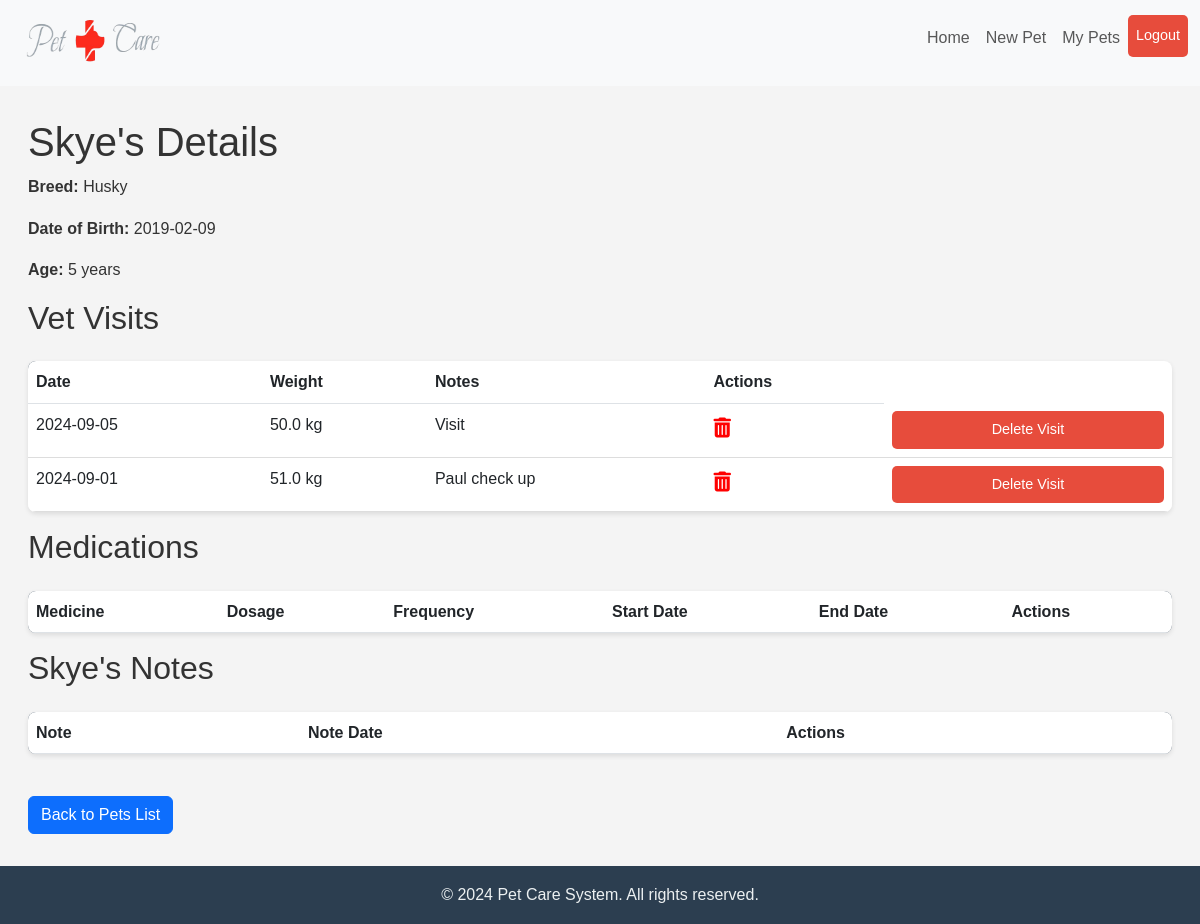
/pet/1 (signed in), run on an earlier commit of the app's database.
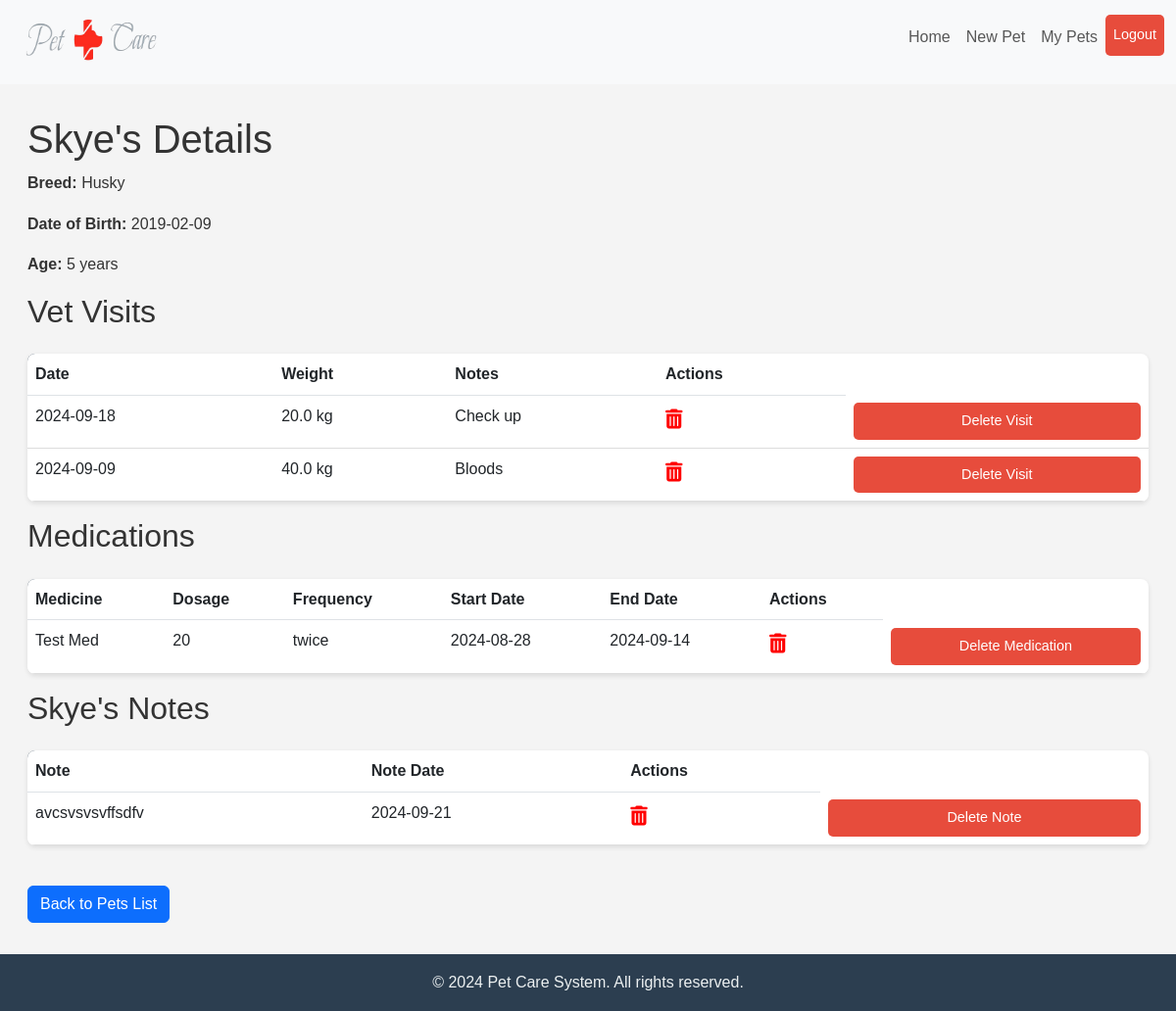
And on a later commit of the database.
### app.py (models this page shows)
class VetVisit(db.Model):
    __tablename__ = 'vet_visits'
    id = db.Column(db.Integer, primary_key=True, autoincrement=True)
    pet_id = db.Column(db.Integer, db.ForeignKey('pets.id'), nullable=False)
    visit_date = db.Column(db.Date, nullable=False)
    notes = db.Column(db.String(500))
    weight = db.Column(db.Float)

class Medicine(db.Model):
    __tablename__ = 'medicines'
    id = db.Column(db.Integer, primary_key=True, autoincrement=True)
    pet_id = db.Column(db.Integer, db.ForeignKey('pets.id'), nullable=False)
    medicine_name = db.Column(db.String(100), nullable=False)
    dosage = db.Column(db.String(50))
    frequency = db.Column(db.String(50))
    start_date = db.Column(db.Date, nullable=False)
    end_date = db.Column(db.Date)

class PetNote(db.Model):
    __tablename__ = 'pet_notes'
    id = db.Column(db.Integer, primary_key=True, autoincrement=True)
    pet_id = db.Column(db.Integer, db.ForeignKey('pets.id'), nullable=False)
    note_date = db.Column(db.Date, nullable=False)
    note_text = db.Column(db.String(500))

### app.py (the view)
@app.route('/pet/<int:pet_id>')
@login_required
def pet_details(pet_id):
    pet = Pet.query.get_or_404(pet_id)
    vetvisit = VetVisit.query.filter_by(pet_id=pet_id).all()
    medicine = Medicine.query.filter_by(pet_id=pet_id).all()
    notes = PetNote.query.filter_by(pet_id=pet_id).all()
    return render_template('pet_details.html', pet=pet, vetvisit=vetvisit, medicine=medicine, notes=notes)

### app.py (called while the page is built)
@login_manager.user_loader
def load_user(user_id):
    return User.query.get(int(user_id))

    def calculate_age(self):
        today = datetime.today().date()
        age = today.year - self.birthdate.year - ((today.month, today.day) < (self.birthdate.month, self.birthdate.day))
        return age

### templates/pet_details.html (shortened to what the changed rows need)
<!DOCTYPE html>
<html lang="en">
<head>
    <link rel="stylesheet" href="https://cdnjs.cloudflare.com/ajax/libs/font-awesome/6.0.0-beta3/css/all.min.css">
    <link href="https://cdn.jsdelivr.net/npm/bootstrap@5.3.0/dist/css/bootstrap.min.css" rel="stylesheet">
    <link rel="stylesheet" href="{{ url_for('static', filename='pet_details.css') }}">
</head>
<body>
    <main>
        <div class="container">
            <h1 class="page-title">{{ pet.name }}'s Details</h1>
            <h2 class="section-title">Vet Visits</h2>
            <table class="table">
                <thead>
                    <tr>
                        <th>Date</th>
                        <th>Weight</th>
                        <th>Notes</th>
                        <th class="desktop-only">Actions</th>
                    </tr>
                </thead>
                <tbody>
                    {% for visit in vetvisit %}
                        <tr>
                            <td data-label="Date">{{ visit.visit_date.strftime('%Y-%m-%d') }}</td>
                            <td data-label="Weight">{{ visit.weight }} kg</td>
                            <td data-label="Notes">{{ visit.notes }}</td>
                            <td class="desktop-only" data-label="Actions">
                                <div class="actions">
                                    <a href="{{ url_for('delete_visit', visit_id=visit.id, pet_id=pet.id) }}" onclick="return confirmDelete('{{pet.name}}');" class="btn-trash">
                                        <i class="fa-solid fa-trash-can"></i>
                                    </a>
                                </div>
                            </td>
                            <td class="mobile-only">
                                <a class="nav-link btn btn-danger text-white" href="{{ url_for('delete_visit', visit_id=visit.id, pet_id=pet.id) }}" onclick="return confirmDelete('{{pet.name}}');">Delete Visit</a>
                            </td>
                        </tr>
                    {% endfor %}
                </tbody>
            </table>
                <h2 class="section-title">Medications</h2>
                <table class="table">
                    <thead>
                        <tr>
                            <th>Medicine</th>
                            <th>Dosage</th>
                            <th>Frequency</th>
                            <th>Start Date</th>
                            <th>End Date</th>
                            <th class="desktop-only">Actions</th>
                        </tr>
                    </thead>
                    <tbody>
                        {% for med in medicine %}
                            <tr>
                                <td data-label="Medicine">{{ med.medicine_name }}</td>
                                <td data-label="Dosage">{{ med.dosage }}</td>
                                <td data-label="Frequency">{{ med.frequency }}</td>
                                <td data-label="Start Date">{{ med.start_date.strftime('%Y-%m-%d') }}</td>
                                <td data-label="End Date">{{ med.end_date.strftime('%Y-%m-%d') }}</td>
                                <td class="desktop-only">
                                    <div class="actions">
                                        <a href="{{ url_for('delete_med', med_id=med.id, pet_id=pet.id) }}" onclick="return confirmDelete('{{pet.name}}');" class="btn-trash">
                                            <i class="fa-solid fa-trash-can"></i>
                                        </a>
                                    </div>
                                </td>
                                <td class="mobile-only">
                                    <a class="nav-link btn btn-danger text-white" href="{{ url_for('delete_med', med_id=med.id, pet_id=pet.id) }}" onclick="return confirmDelete('{{pet.name}}');">Delete Medication</a>
                                </td>
                            </tr>
                        {% endfor %}
                    </tbody>
                </table>
                <h2 class="section-title">{{ pet.name }}'s Notes</h2>
                <table class="table">
                    <thead>
                        <tr>
                            <th>Note</th>
                            <th>Note Date</th>
                            <th class="desktop-only">Actions</th>
                        </tr>
                    </thead>
                    <tbody>
                        {% for note in notes %}
                            <tr>
                                <td data-label="Note">{{ note.note_text }}</td>
                                <td data-label="Note Date">{{ note.note_date.strftime('%Y-%m-%d') }}</td>
                                <td class="desktop-only" data-label="Actions">
                                    <div class="actions">
                                        <a href="{{ url_for('delete_note', note_id=note.id, pet_id=pet.id) }}" onclick="return confirmDelete('{{pet.name}}');" class="btn-trash">
                                            <i class="fa-solid fa-trash-can"></i>
                                        </a>
                                    </div>
                                </td>
                                <td class="mobile-only">
                                    <a class="nav-link btn btn-danger text-white" href="{{ url_for('delete_note', note_id=note.id, pet_id=pet.id) }}" onclick="return confirmDelete('{{pet.name}}');">
                                        Delete Note
                                    </a>
                                </td>
                            </tr>
                        {% endfor %}
                    </tbody>
                </table>
                <br>
        </div>
    </main>
</body>
</html>

What changed in the data, as far as the page shows it:
removed VetVisit: visit_date "2024-09-05", weight "50.0", notes "Visit"
removed VetVisit: visit_date "2024-09-01", weight "51.0", notes "Paul check up"
added VetVisit: visit_date "2024-09-18", weight "20.0", notes "Check up"
added VetVisit: visit_date "2024-09-09", weight "40.0", notes "Bloods"
now on this page (row edited): Medicine: medicine_name "Test Med", dosage "20", frequency "twice", start_date "2024-08-28", end_date "2024-09-14"
added PetNote: note_text "avcsvsvsvffsdfv", note_date "2024-09-21"
